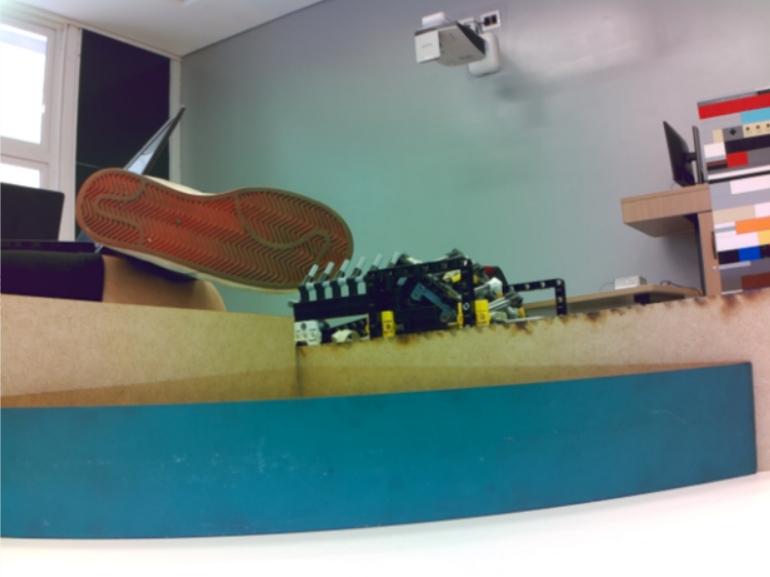
#> input picture shadow/captures/Captura de tela 2026-07-24 151135.png, 770 x 577 px; its folder holds only this picture in this run
$ python -i confirmacao_saida_linha.py   (imports and definitions only)
#> lines starting #> are read from the running program, lines starting #| are printed output that depends on the picture
"""Confirma preto ou prata com a camera de linha, perto da soleira.

A exposicao automatica da OV5647 impede que um valor absoluto de brilho seja
uma medida confiavel de cor. Este modulo localiza a faixa pelo seu perfil
horizontal e compara sua aparencia com o piso do *mesmo frame*. Uma mudanca
uniforme de luz altera ambos e praticamente preserva a razao.

Os 28% externos de cada lado do quadro sao usados para medir a soleira. Isso
remove da amostra a linha preta longitudinal que aparece no centro nos casos
T/L. Frames repetidos, faixa ainda distante e exposicao instavel nao votam.
"""

from collections import deque
from dataclasses import dataclass

import cv2
import numpy as np

import config
import config_resgate as cfg


PRETA = "preta"
NAO_PRETA = "nao_preta"
INCONCLUSIVA = "inconclusiva"


@dataclass(frozen=True)
class ResultadoFaixaSaidaLinha:
    classificacao: str
    faixa_presente: bool
    textura: float
    preenchimento_borda: float
    altura_preta_ratio: float
    confianca: float
    bbox: tuple
    timestamp: float
    brilho_relativo: float
    textura_relativa: float
    referencia_luz: float
    preenchimento_escuro: float


# [39 lines left out: functions posicao_vertical_faixa, faixa_centralizada, faixa_pronta_para_confirmacao, not called in this run]


def _grupos_colunas_laterais(largura):
    inicio = int(round(
        largura * cfg.EXIT_LINE_VERIFY_SIDE_X_MIN_RATIO))
    fim = int(round(
        largura * cfg.EXIT_LINE_VERIFY_SIDE_X_MAX_RATIO))
    inicio_direita = largura - fim
    fim_direita = largura - inicio
    esquerda = np.arange(max(inicio, 0), min(fim, largura))
    direita = np.arange(
        max(inicio_direita, 0), min(fim_direita, largura))
    return esquerda, direita


def _mediana_ou_none(array):
    if array is None or not getattr(array, "size", 0):
        return None
    return float(np.median(array))


def _localizar_bordas_laterais(valor, colunas):
    """Localiza topo/base no perfil de um lado, sem misturar diagonais."""
    altura = valor.shape[0]
    perfil = np.median(valor[:, colunas], axis=1).astype(np.float32)
    perfil = cv2.GaussianBlur(
        perfil.reshape((-1, 1)), (1, 9), 0).reshape((-1,))
    derivada = perfil[2:] - perfil[:-2]
    busca_inicio = max(int(round(
        altura * cfg.EXIT_LINE_VERIFY_EDGE_SEARCH_TOP_RATIO)), 1)
    busca_fim = min(int(round(
        altura * cfg.EXIT_LINE_VERIFY_EDGE_SEARCH_BOTTOM_RATIO)),
        len(derivada),
    )
    if busca_fim <= busca_inicio:
        return None

    topo = busca_inicio + int(np.argmin(
        derivada[busca_inicio:busca_fim])) + 1
    altura_minima = max(int(round(
        altura * cfg.EXIT_LINE_VERIFY_MIN_HEIGHT_RATIO)), 2)
    altura_maxima = max(int(round(
        altura * cfg.EXIT_LINE_VERIFY_MAX_HEIGHT_RATIO)), altura_minima)
    inicio_base = min(topo + altura_minima, len(derivada) - 1)
    fim_base = min(topo + altura_maxima, len(derivada))
    if fim_base <= inicio_base:
        return None
    base = inicio_base + int(np.argmax(
        derivada[inicio_base:fim_base])) + 1
    espessura = base - topo
    if not altura_minima <= espessura <= altura_maxima:
        return None
    return int(topo), int(base)


class ClassificadorFaixaSaidaLinha:
    """Localiza a soleira e separa preto de prata por contraste relativo."""

    def __init__(self):
        self.last_reason = "inicio"

    def classificar(self, frame_bgr, timestamp=None):
        if (
            frame_bgr is None
            or not isinstance(frame_bgr, np.ndarray)
            or frame_bgr.ndim != 3
            or frame_bgr.shape[2] != 3
        ):
            raise ValueError("a confirmacao da saida exige um frame BGR")

        timestamp = 0.0 if timestamp is None else float(timestamp)
        frame = cv2.resize(
            frame_bgr,
            (config.camera_x, config.camera_y),
            interpolation=cv2.INTER_AREA,
        )
        valor = cv2.cvtColor(frame, cv2.COLOR_BGR2HSV)[:, :, 2]
        altura, largura = valor.shape
        grupos_colunas = _grupos_colunas_laterais(largura)
        colunas = np.concatenate(grupos_colunas)
        if colunas.size < 4:
            raise ValueError("largura insuficiente para medir a soleira")

        bordas = tuple(
            _localizar_bordas_laterais(valor, grupo)
            for grupo in grupos_colunas
        )
        if any(borda is None for borda in bordas):
            return self._inconclusiva(timestamp, "sem_bordas_nos_dois_lados")

        # Cada lado e localizado separadamente. Misturar os dois perfis fazia
        # uma faixa preta bem diagonal parecer metade preta/metade piso e,
        # portanto, prata. As retas abaixo acompanham a inclinacao e amostram
        # somente o interior da soleira em cada coluna lateral.
        centros_x = np.asarray([
            float(np.median(grupo)) for grupo in grupos_colunas
        ])
        topos = np.asarray([borda[0] for borda in bordas], dtype=np.float64)
        bases = np.asarray([borda[1] for borda in bordas], dtype=np.float64)
        if abs(centros_x[1] - centros_x[0]) < 1.0:
            return self._inconclusiva(timestamp, "lados_sem_separacao")
        coef_topo = np.polyfit(centros_x, topos, 1)
        coef_base = np.polyfit(centros_x, bases, 1)

        margem = max(int(round(altura * 0.018)), 2)
        alcance_referencia = max(int(round(altura * 0.14)), 4)
        pixels_faixa = []
        pixels_referencia_topo = []
        pixels_referencia_base = []
        coordenadas_faixa = []
        for x in colunas:
            topo_x = int(round(np.polyval(coef_topo, x)))
            base_x = int(round(np.polyval(coef_base, x)))
            miolo_topo = max(min(topo_x + margem, altura - 1), 0)
            miolo_base = max(min(base_x - margem, altura), miolo_topo + 1)
            if miolo_base <= miolo_topo:
                continue
            pixels_faixa.append(valor[miolo_topo:miolo_base, x])
            coordenadas_faixa.extend(
                (y, int(x)) for y in range(miolo_topo, miolo_base))

            fim_topo = max(min(topo_x - margem, altura), 0)
            inicio_topo = max(fim_topo - alcance_referencia, 0)
            if fim_topo > inicio_topo:
                pixels_referencia_topo.append(
                    valor[inicio_topo:fim_topo, x])
            inicio_base = max(min(base_x + margem, altura), 0)
            fim_base = min(inicio_base + alcance_referencia, altura)
            if fim_base > inicio_base:
                pixels_referencia_base.append(
                    valor[inicio_base:fim_base, x])

        if not pixels_faixa:
            return self._inconclusiva(timestamp, "faixa_vazia")
        roi_faixa = np.concatenate(pixels_faixa)
        referencias = [
            np.concatenate(grupo)
            for grupo in (
                pixels_referencia_topo,
                pixels_referencia_base,
            )
            if grupo
        ]
        if not referencias:
            return self._inconclusiva(timestamp, "sem_piso_referencia")

        # O lado mais iluminado e a referencia. Vignetting deixa o topo da
        # imagem naturalmente mais escuro; usar a media faria a prata parecer
        # preta justamente quando a faixa estivesse alta.
        referencia_luz = max(
            valor_ref
            for valor_ref in map(_mediana_ou_none, referencias)
            if valor_ref is not None
        )
        brilho_faixa = float(np.median(roi_faixa))
        brilho_relativo = brilho_faixa / max(referencia_luz, 1.0)

        # Um blur minimo remove ruido de leitura independente da camera sem
        # apagar a textura metalica espacial da prata. Sem isso, apenas dois
        # niveis de ruido BGR ja podiam empurrar preto real para a zona prata.
        valor_textura = cv2.GaussianBlur(valor, (3, 3), 0)
        gradiente = cv2.morphologyEx(
            valor_textura,
            cv2.MORPH_GRADIENT,
            np.ones((7, 7), dtype=np.uint8),
        )
        textura = float(np.median([
            gradiente[y, x] for y, x in coordenadas_faixa
        ]))
        textura_relativa = textura / max(referencia_luz, 1.0)
        preenchimento_escuro = float(np.mean(
            roi_faixa
            <= referencia_luz * cfg.EXIT_LINE_VERIFY_DARK_PIXEL_RATIO
        ))
        contraste = max(referencia_luz - brilho_faixa, 0.0)
        faixa_presente = bool(
            contraste >= cfg.EXIT_LINE_VERIFY_EDGE_CONTRAST_MIN)
        preenchimento_borda = float(np.clip(
            contraste
            / max(cfg.EXIT_LINE_VERIFY_EDGE_CONTRAST_MIN * 4.0, 1.0),
            0.0,
            1.0,
        ))
        espessura = float(np.median(bases - topos))
        espessura_ratio = espessura / max(float(altura), 1.0)

        preta = bool(
            faixa_presente
            and brilho_relativo
            <= cfg.EXIT_LINE_VERIFY_BLACK_BRIGHTNESS_RATIO_MAX
            and preenchimento_escuro
            >= cfg.EXIT_LINE_VERIFY_BLACK_DARK_FILL_MIN
            and textura_relativa
            <= cfg.EXIT_LINE_VERIFY_BLACK_TEXTURE_RATIO_MAX
            and espessura_ratio
            <= cfg.EXIT_LINE_VERIFY_BLACK_MAX_HEIGHT_RATIO
        )
        prata = bool(
            faixa_presente
            and (
                (
                    cfg.EXIT_LINE_VERIFY_SILVER_BRIGHTNESS_RATIO_MIN
                    <= brilho_relativo
                    <= cfg.EXIT_LINE_VERIFY_SILVER_BRIGHTNESS_RATIO_MAX
                )
                or (
                    textura_relativa
                    >= cfg.EXIT_LINE_VERIFY_SILVER_TEXTURE_RATIO_MIN
                    and preenchimento_escuro
                    <= cfg.EXIT_LINE_VERIFY_SILVER_DARK_FILL_MAX
                )
            )
        )
        topo_bbox = max(int(np.floor(np.min(topos))), 0)
        base_bbox = min(int(np.ceil(np.max(bases))) + 1, altura)
        bbox = (
            0,
            topo_bbox,
            int(largura),
            max(base_bbox - topo_bbox, 1),
        )

        if preta:
            classificacao = PRETA
            margem_cor = (
                cfg.EXIT_LINE_VERIFY_BLACK_BRIGHTNESS_RATIO_MAX
                - brilho_relativo
            )
            confianca = float(np.clip(
                0.65 + margem_cor * 1.2
                + min(preenchimento_escuro, 1.0) * 0.15,
                0.0,
                1.0,
            ))
            altura_preta_ratio = espessura_ratio
            self.last_reason = "preta_por_contraste_relativo"
        elif prata:
            classificacao = NAO_PRETA
            margem_cor = max(
                brilho_relativo
                - cfg.EXIT_LINE_VERIFY_SILVER_BRIGHTNESS_RATIO_MIN,
                textura_relativa
                - cfg.EXIT_LINE_VERIFY_SILVER_TEXTURE_RATIO_MIN,
                0.0,
            )
            confianca = float(np.clip(
                0.65 + margem_cor * 1.2
                + min(textura_relativa, 0.20),
                0.0,
                1.0,
            ))
            altura_preta_ratio = 0.0
            self.last_reason = "prata_por_brilho_ou_textura_relativa"
        else:
            classificacao = INCONCLUSIVA
            confianca = 0.0
            altura_preta_ratio = 0.0
            self.last_reason = (
                "sem_faixa" if not faixa_presente
                else "zona_relativa_inconclusiva"
            )

        return ResultadoFaixaSaidaLinha(
            classificacao=classificacao,
            faixa_presente=faixa_presente,
            textura=textura,
            preenchimento_borda=preenchimento_borda,
            altura_preta_ratio=altura_preta_ratio,
            confianca=confianca,
            bbox=bbox if faixa_presente else (0, 0, 0, 0),
            timestamp=timestamp,
            brilho_relativo=float(brilho_relativo),
            textura_relativa=float(textura_relativa),
            referencia_luz=float(referencia_luz),
            preenchimento_escuro=float(preenchimento_escuro),
        )

    # [16 lines left out: function _inconclusiva, not called in this run]


class ConfirmadorFaixaSaidaLinha:
    """Votacao temporal com centro e estabilidade de exposicao obrigatorios."""

    # [31 lines left out: function __init__, not called in this run]

    @property
    def decisao(self):
        return self._decisao

    @property
    def votos_pretos(self):
        return sum(voto == PRETA for voto in self._votos)

    @property
    def votos_nao_pretos(self):
        return sum(voto == NAO_PRETA for voto in self._votos)

    # [88 lines left out: functions exposicao_estavel, update, anotar_confirmacao, not called in this run]

>>> import cv2
>>> picture = cv2.imread('../captures/Captura de tela 2026-07-24 151135.png')
#> picture is the input picture: shape (577, 770, 3); mean B, G, R 133.5, 135.7, 119.9
>>> result = ClassificadorFaixaSaidaLinha().classificar(picture)
#> in classificar, `frame = cv2.resize( frame_bgr, (config.camera_x, config.camera_y), int..`:
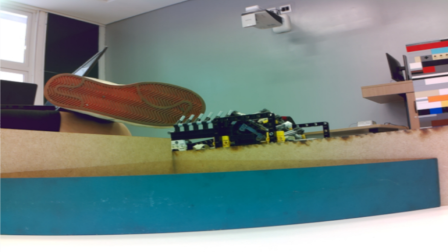
#> frame: shape (252, 448, 3); mean B, G, R 133.5, 135.7, 119.9
#> in classificar, `valor = cv2.cvtColor(frame, cv2.COLOR_BGR2HSV)[:, :, 2]`:
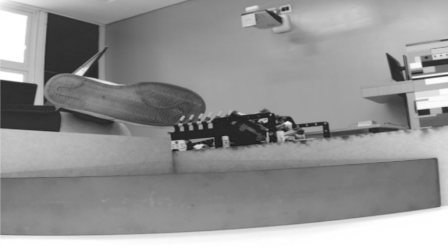
#> valor: shape (252, 448); min 27, max 255, mean 149.1
#> in _localizar_bordas_laterais, `perfil = np.median(valor[:, colunas], axis=1).astype(np.float32)`: perfil = 252 values, max 255 at index 243, min 51 at index 118, mean 134.1
#> in _localizar_bordas_laterais, `perfil = cv2.GaussianBlur( perfil.reshape((-1, 1)), (1, 9), 0).reshape..`: perfil = 252 values, max 255 at index 247, min 52.61 at index 119, mean 134.1
#> in _localizar_bordas_laterais, `derivada = perfil[2:] - perfil[:-2]`: derivada = 250 values, max 38.72 at index 234, min -15.49 at index 114, mean 0.6
#> in _localizar_bordas_laterais, `busca_fim = min(int(round( altura * cfg.EXIT_LINE_VERIFY_EDGE_SEARCH_B..`: busca_fim = 217
#> in _localizar_bordas_laterais, `topo = busca_inicio + int(np.argmin( derivada[busca_inicio:busca_fim])..`: topo = 115
#> in _localizar_bordas_laterais, `inicio_base = min(topo + altura_minima, len(derivada) - 1)`: inicio_base = 125
#> in _localizar_bordas_laterais, `fim_base = min(topo + altura_maxima, len(derivada))`: fim_base = 246
#> in _localizar_bordas_laterais, `base = inicio_base + int(np.argmax( derivada[inicio_base:fim_base])) + 1`: base = 235
#> in _localizar_bordas_laterais, `espessura = base - topo`: espessura = 120
#> in classificar, `bordas = tuple( _localizar_bordas_laterais(valor, grupo) for grupo in ..`: bordas = ((115, 235), (161, 217))
#> in classificar, `topos = np.asarray([borda[0] for borda in bordas], dtype=np.float64)`: topos = [115, 161]
#> in classificar, `bases = np.asarray([borda[1] for borda in bordas], dtype=np.float64)`: bases = [235, 217]
#> in classificar, `coef_topo = np.polyfit(centros_x, topos, 1)`: coef_topo = [0.16, 102.2]
#> in classificar, `coef_base = np.polyfit(centros_x, bases, 1)`: coef_base = [-0.0627, 240]
#> the loop in classificar, `for x in colunas:` made 250 passes
#> (topo_x, base_x, miolo_topo, miolo_base, fim_topo, inicio_topo, inicio_base) on passes 1 to 3: (105, 239, 110, 234, 100, 65, 244), (105, 239, 110, 234, 100, 65, 244), (105, 239, 110, 234, 100, 65, 244)
#> in classificar, `gradiente = cv2.morphologyEx( valor_textura, cv2.MORPH_GRADIENT, np.on..`:
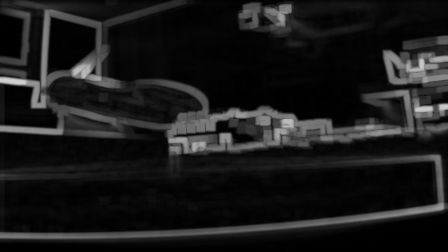
#> gradiente: shape (252, 448); min 0, max 208, mean 25.9

$ run again, on shadow/captures/Captura de tela 2026-07-24 151201.png
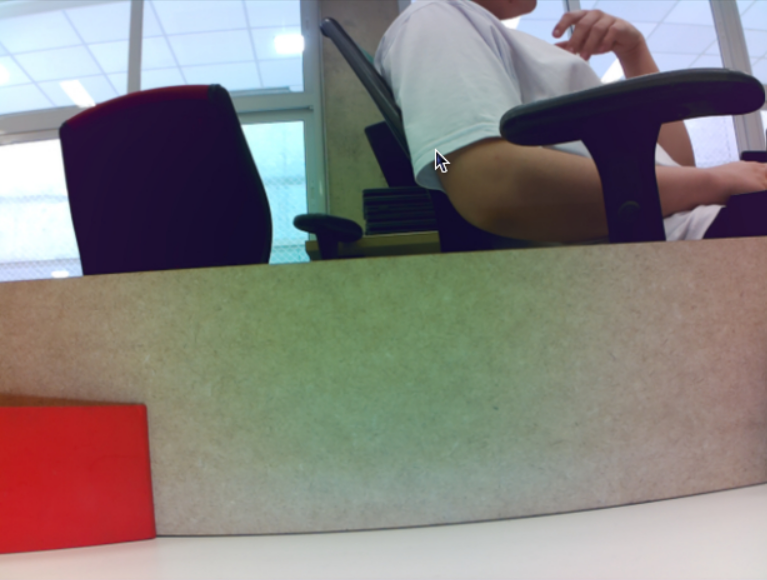
#> input picture shadow/captures/Captura de tela 2026-07-24 151201.png, 767 x 580 px
#> picture is the input picture: shape (580, 767, 3); mean B, G, R 126.1, 128.8, 133.9
#> in classificar, `valor = cv2.cvtColor(frame, cv2.COLOR_BGR2HSV)[:, :, 2]`:
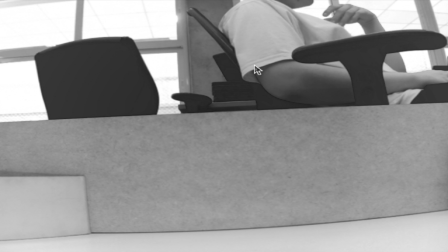
#> valor: shape (252, 448); min 30, max 255, mean 148.4
#> in _localizar_bordas_laterais, `perfil = np.median(valor[:, colunas], axis=1).astype(np.float32)`: perfil = 252 values, max 255 at index 7, min 50 at index 88, mean 144.3
#> in _localizar_bordas_laterais, `perfil = cv2.GaussianBlur( perfil.reshape((-1, 1)), (1, 9), 0).reshape..`: perfil = 252 values, max 254.4 at index 7, min 50 at index 92, mean 144.3
#> derivada = 250 values, max 35.45 at index 116, min -63.34 at index 40, mean -0.206
#> busca_fim = 217
#> topo = 41
#> in _localizar_bordas_laterais, `inicio_base = min(topo + altura_minima, len(derivada) - 1)`: inicio_base = 51
#> in _localizar_bordas_laterais, `fim_base = min(topo + altura_maxima, len(derivada))`: fim_base = 172
#> base = 117
#> espessura = 76
#> bordas = ((41, 117), (34, 105))
#> topos = [41, 34]
#> bases = [117, 105]
#> coef_topo = [-0.0244, 42.95]
#> coef_base = [-0.0418, 120.3]
#> the loop in classificar, `for x in colunas:` made 250 passes
#> (topo_x, base_x, miolo_topo, miolo_base, fim_topo, inicio_topo, inicio_base, fim_base) on passes 1 to 3: (43, 120, 48, 115, 38, 3, 125, 160), (42, 120, 47, 115, 37, 2, 125, 160), (42, 120, 47, 115, 37, 2, 125, 160)
#> in classificar, `gradiente = cv2.morphologyEx( valor_textura, cv2.MORPH_GRADIENT, np.on..`:
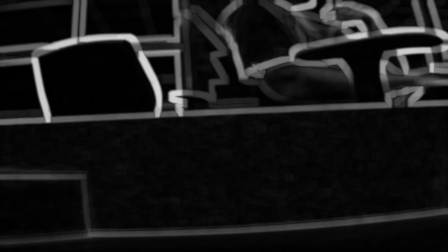
#> gradiente: shape (252, 448); min 0, max 214, mean 23.9

$ run again, on shadow/captures/Captura de tela 2026-07-24 151230.png
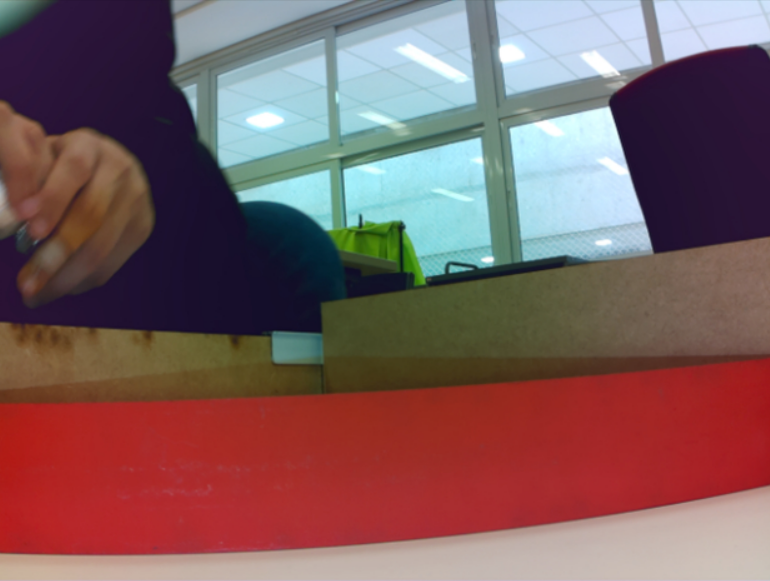
#> input picture shadow/captures/Captura de tela 2026-07-24 151230.png, 770 x 581 px
#> picture is the input picture: shape (581, 770, 3); mean B, G, R 95.3, 94.1, 124.6
#> in classificar, `valor = cv2.cvtColor(frame, cv2.COLOR_BGR2HSV)[:, :, 2]`:
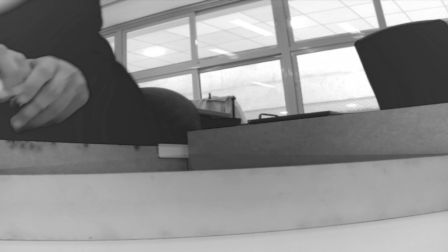
#> valor: shape (252, 448); min 30, max 255, mean 140.3
#> in _localizar_bordas_laterais, `perfil = np.median(valor[:, colunas], axis=1).astype(np.float32)`: perfil = 252 values, max 201 at index 249, min 45 at index 141, mean 108
#> in _localizar_bordas_laterais, `perfil = cv2.GaussianBlur( perfil.reshape((-1, 1)), (1, 9), 0).reshape..`: perfil = 252 values, max 200.5 at index 251, min 46.52 at index 130, mean 108
#> derivada = 250 values, max 29.89 at index 57, min -13.82 at index 102, mean 1.13
#> busca_fim = 217
#> topo = 103
#> in _localizar_bordas_laterais, `inicio_base = min(topo + altura_minima, len(derivada) - 1)`: inicio_base = 113
#> in _localizar_bordas_laterais, `fim_base = min(topo + altura_maxima, len(derivada))`: fim_base = 234
#> base = 174
#> espessura = 71
#> bordas = ((103, 174), (30, 78))
#> topos = [103, 30]
#> bases = [174, 78]
#> coef_topo = [-0.254, 123.3]
#> coef_base = [-0.334, 200.8]
#> the loop in classificar, `for x in colunas:` made 250 passes
#> (topo_x, base_x, miolo_topo, miolo_base, fim_topo, inicio_topo, inicio_base, fim_base) on passes 1 to 3: (119, 195, 124, 190, 114, 79, 200, 235), (119, 194, 124, 189, 114, 79, 199, 234), (118, 194, 123, 189, 113, 78, 199, 234)
#> in classificar, `gradiente = cv2.morphologyEx( valor_textura, cv2.MORPH_GRADIENT, np.on..`:
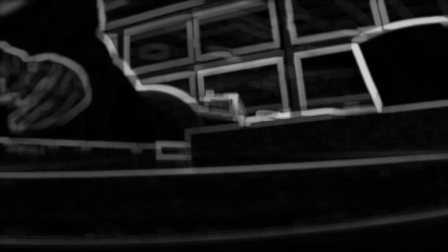
#> gradiente: shape (252, 448); min 0, max 208, mean 23.3

$ run again, on shadow/captures/Captura de tela 2026-07-24 151248.png
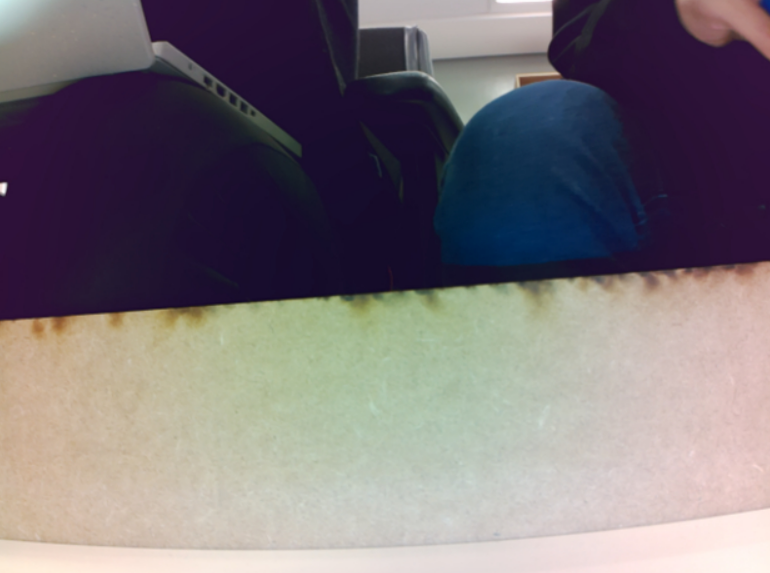
#> input picture shadow/captures/Captura de tela 2026-07-24 151248.png, 770 x 573 px
#> picture is the input picture: shape (573, 770, 3); mean B, G, R 120.3, 115.5, 123
#> in classificar, `valor = cv2.cvtColor(frame, cv2.COLOR_BGR2HSV)[:, :, 2]`:
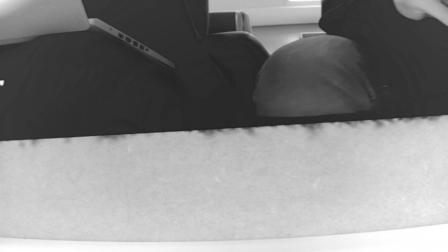
#> valor: shape (252, 448); min 33, max 255, mean 134.8
#> in _localizar_bordas_laterais, `perfil = np.median(valor[:, colunas], axis=1).astype(np.float32)`: perfil = 252 values, max 253 at index 251, min 47 at index 112, mean 129.5
#> in _localizar_bordas_laterais, `perfil = cv2.GaussianBlur( perfil.reshape((-1, 1)), (1, 9), 0).reshape..`: perfil = 252 values, max 251.9 at index 251, min 47.3 at index 123, mean 129.5
#> derivada = 250 values, max 48.87 at index 136, min -20.8 at index 30, mean 0.943
#> busca_fim = 217
#> topo = 31
#> in _localizar_bordas_laterais, `inicio_base = min(topo + altura_minima, len(derivada) - 1)`: inicio_base = 41
#> in _localizar_bordas_laterais, `fim_base = min(topo + altura_maxima, len(derivada))`: fim_base = 162
#> base = 137
#> espessura = 106
#> bordas = ((31, 137), (110, 121))
#> topos = [31, 110]
#> bases = [137, 121]
#> coef_topo = [0.275, 8.98]
#> coef_base = [-0.0557, 141.5]
#> the loop in classificar, `for x in colunas:` made 250 passes
#> (topo_x, base_x, miolo_topo, miolo_base, fim_topo, inicio_base, fim_base) on passes 1 to 3: (14, 140, 19, 135, 9, 145, 180), (14, 140, 19, 135, 9, 145, 180), (14, 140, 19, 135, 9, 145, 180)
#> in classificar, `gradiente = cv2.morphologyEx( valor_textura, cv2.MORPH_GRADIENT, np.on..`:
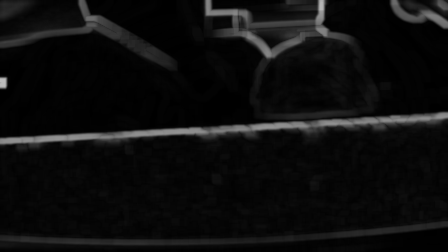
#> gradiente: shape (252, 448); min 0, max 189, mean 13.6
